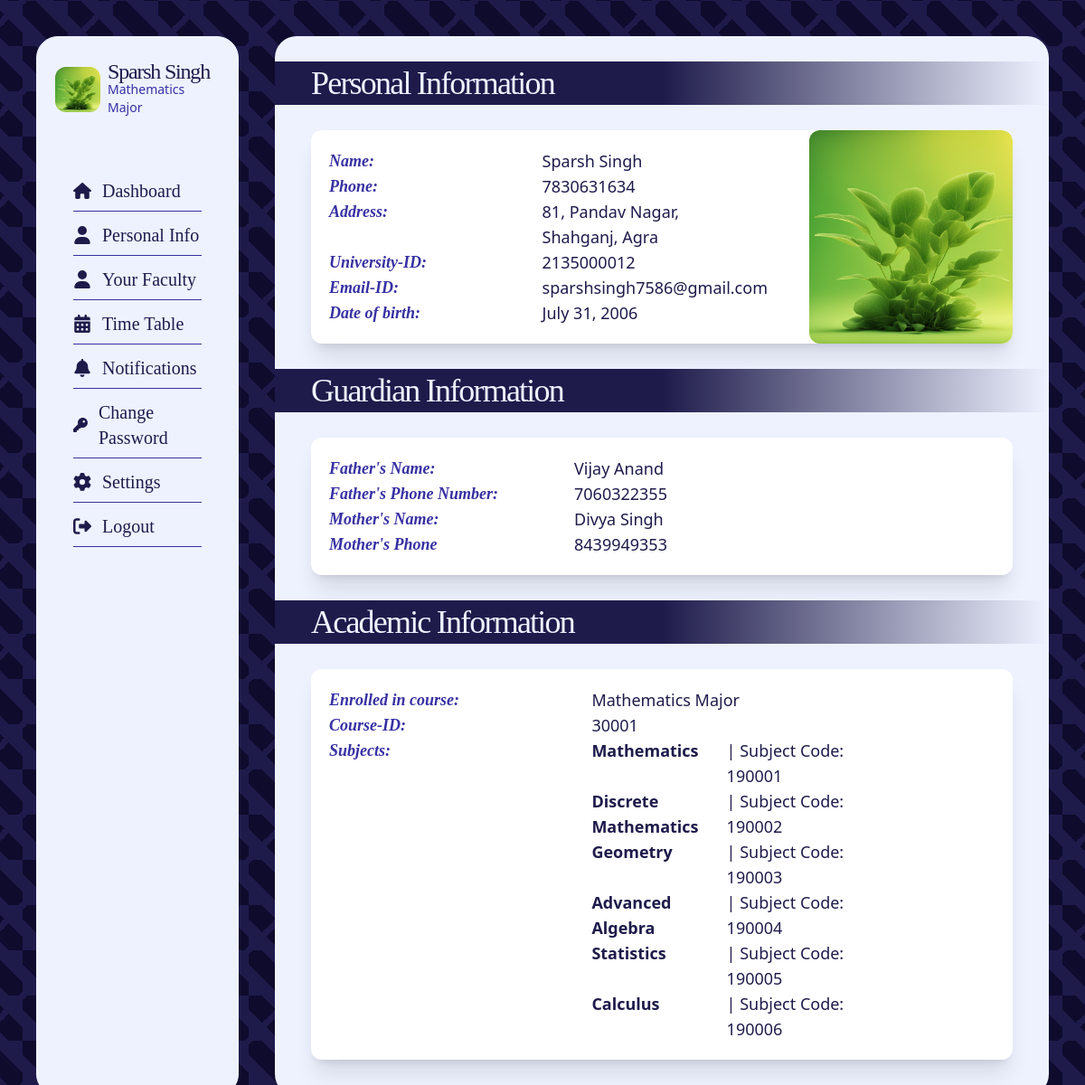
Before: /dashboard/dash_personal_info (signed in) with the older database file.
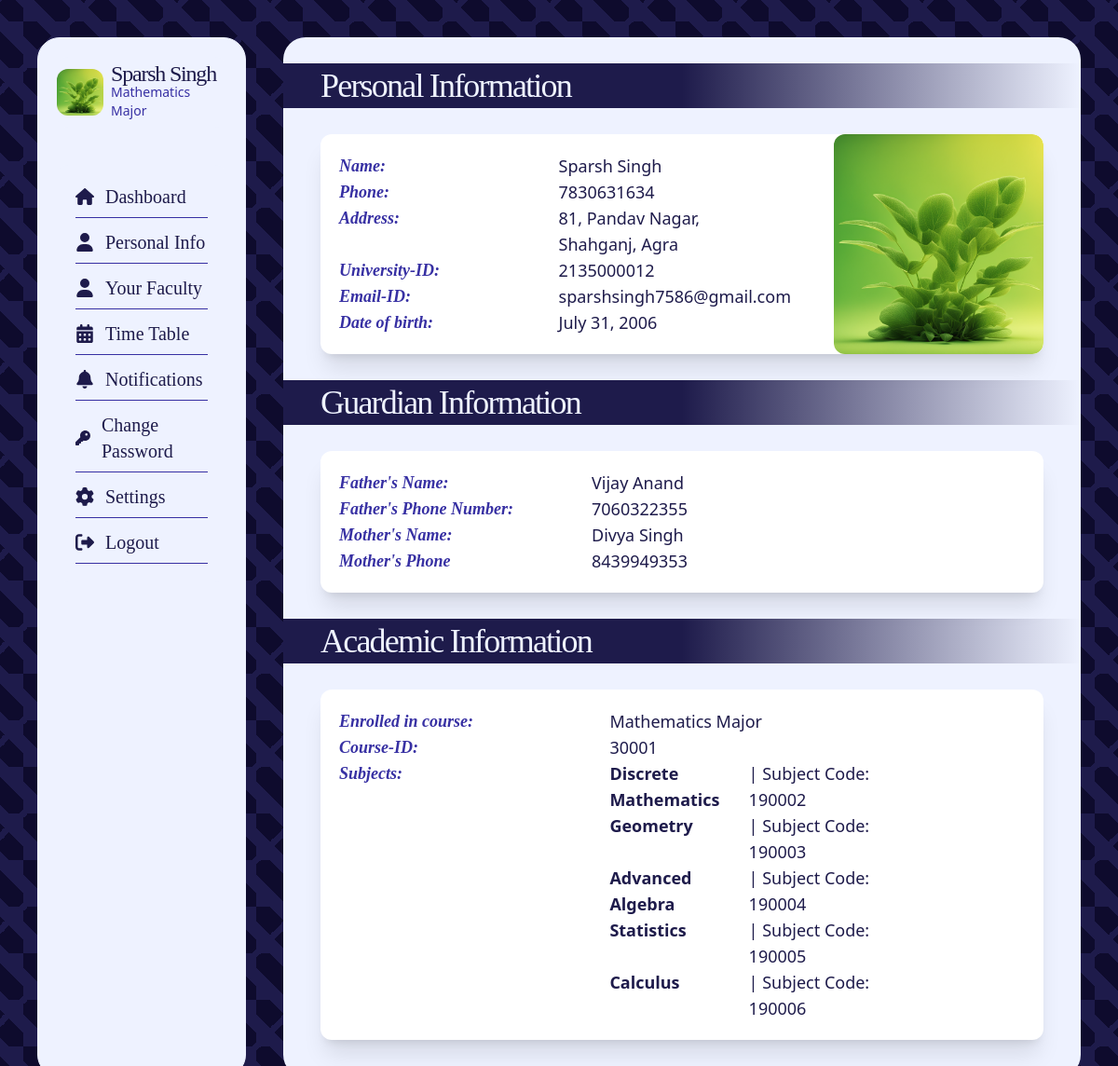
After: the same page with the newer database file.
### core/models.py (models this page shows, shortened)
class Subjects(models.Model):
    subject_name = models.CharField(max_length=100)
    subject_id = models.IntegerField()
    course_id = models.ForeignKey(Courses, on_delete=models.CASCADE)
    subject_credits = models.IntegerField()

### core/views.py (the view)
@login_required(login_url="login")
def dash_personal_info(request):
    student = Students.objects.filter(user=request.user).first()
    subjects = Subjects.objects.filter(course_id=student.course)
    return render(
        request,
        "dash_personal_info.html",
        {"user_profile": student, "subjects": subjects},
    )

### templates/dash_personal_info.html
{% extends "dash_base.html" %} {% block content %}
<div
	class="bg-indigo-50 backdrop-blur-sm overflow-y-scroll pb-10 rounded-3xl w-full h-full flex flex-col text-indigo-50"
>
	<h1
		class="text-4xl font-light font-serif tracking-tighter text-indigo-50 my-7 px-10 py-1 w-full bg-gradient-to-r from-indigo-950 via-indigo-950 to-transparent"
	>
		Personal Information
	</h1>
	<div class="tiles grow px-10 flex flex-col gap-5 text-indigo-950">
		<div
			class="cont w-full bg-white rounded-xl overflow-hidden shadow-xl gap-10 flex justify-between items-center"
		>
			<div class="w-3/4 text-lg p-5 grid grid-cols-2">
				<p class="text-indigo-800 font-semibold italic font-serif">
					Name:
				</p>
				<p>{{user_profile.user.username}}</p>
				<p class="text-indigo-800 font-semibold italic font-serif">
					Phone:
				</p>
				<p>{{user_profile.phone}}</p>
				<p class="text-indigo-800 font-semibold italic font-serif">
					Address:
				</p>
				<p>{{user_profile.address}}</p>
				<p class="text-indigo-800 font-semibold italic font-serif">
					University-ID:
				</p>
				<p>{{user_profile.student_id}}</p>
				<p class="text-indigo-800 font-semibold italic font-serif">
					Email-ID:
				</p>
				<p>{{user_profile.user.email}}</p>
				<p class="text-indigo-800 font-semibold italic font-serif">
					Date of birth:
				</p>
				<p>{{user_profile.dob}}</p>
			</div>
			<div
				class=" bg-[url('{{user_profile.profile_img.url}}')] rounded-xl bg-center bg-cover w-1/3 h-full"
			></div>
		</div>
	</div>
	<h1
		class="text-4xl font-light font-serif tracking-tighter text-indigo-50 my-7 px-10 py-1 w-full bg-gradient-to-r from-indigo-950 via-indigo-950 to-transparent"
	>
		Guardian Information
	</h1>
	<div class="tiles grow px-10 flex flex-col gap-5 text-indigo-950">
		<div
			class="cont w-full bg-white rounded-xl overflow-hidden shadow-xl gap-10 flex justify-between items-center"
		>
			<div class="w-3/4 text-lg p-5 grid grid-cols-2">
				<p class="text-indigo-800 font-semibold italic font-serif">
					Father's Name:
				</p>
				<p>{{user_profile.father_name}}</p>
				<p class="text-indigo-800 font-semibold italic font-serif">
					Father's Phone Number:
				</p>
				<p>{{user_profile.father_phone}}</p>
				<p class="text-indigo-800 font-semibold italic font-serif">
					Mother's Name:
				</p>
				<p>{{user_profile.mother_name}}</p>
				<p class="text-indigo-800 font-semibold italic font-serif">
					Mother's Phone
				</p>
				<p>{{user_profile.mother_phone}}</p>
			</div>
		</div>
	</div>
	<h1
		class="text-4xl font-light font-serif tracking-tighter text-indigo-50 my-7 px-10 py-1 w-full bg-gradient-to-r from-indigo-950 via-indigo-950 to-transparent"
	>
		Academic Information
	</h1>
	<div class="tiles grow px-10 flex flex-col gap-5 text-indigo-950">
		<div
			class="cont w-full bg-white rounded-xl overflow-hidden shadow-xl gap-10 flex justify-between items-center"
		>
			<div class="w-4/5 text-lg p-5 grid grid-cols-2">
				<p class="text-indigo-800 font-semibold italic font-serif">
					Enrolled in course:
				</p>
				<p>{{user_profile.course.course_name}}</p>
				<p class="text-indigo-800 font-semibold italic font-serif">
					Course-ID:
				</p>
				<p>{{user_profile.course.course_id}}</p>
				<p class="text-indigo-800 font-semibold italic font-serif">
					Subjects:
				</p>
				<p class="grid grid-cols-2 gap-x-2">
					{% for subject in subjects %}
					<b>{{subject.subject_name}}</b> | Subject Code:
					{{subject.subject_id}} <br />
					{% endfor %}
				</p>
			</div>
		</div>
	</div>
</div>
{% endblock content %}

Changed rows visible on the page:
removed Subjects: subject_name "Mathematics", subject_id "190001"
